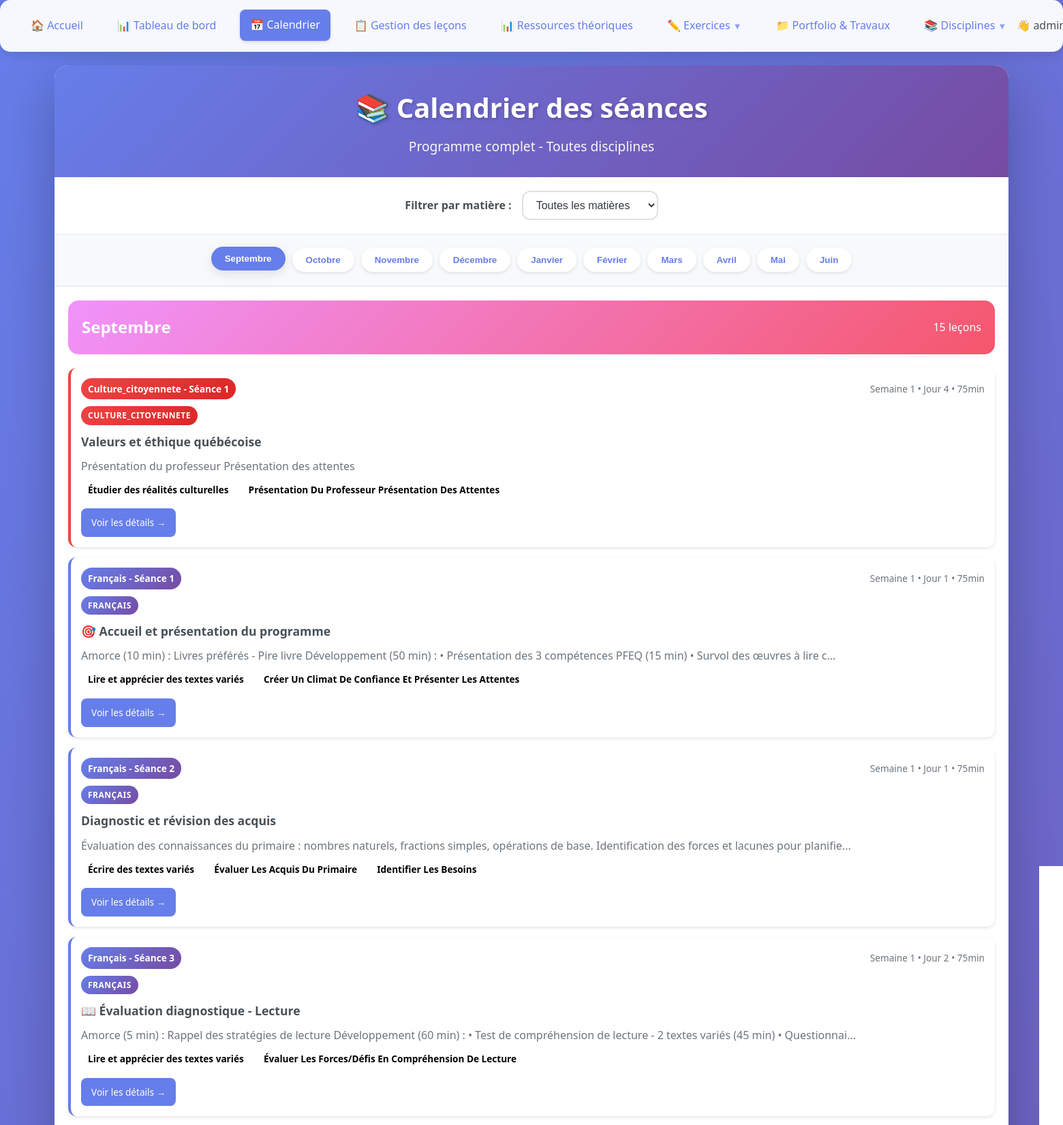
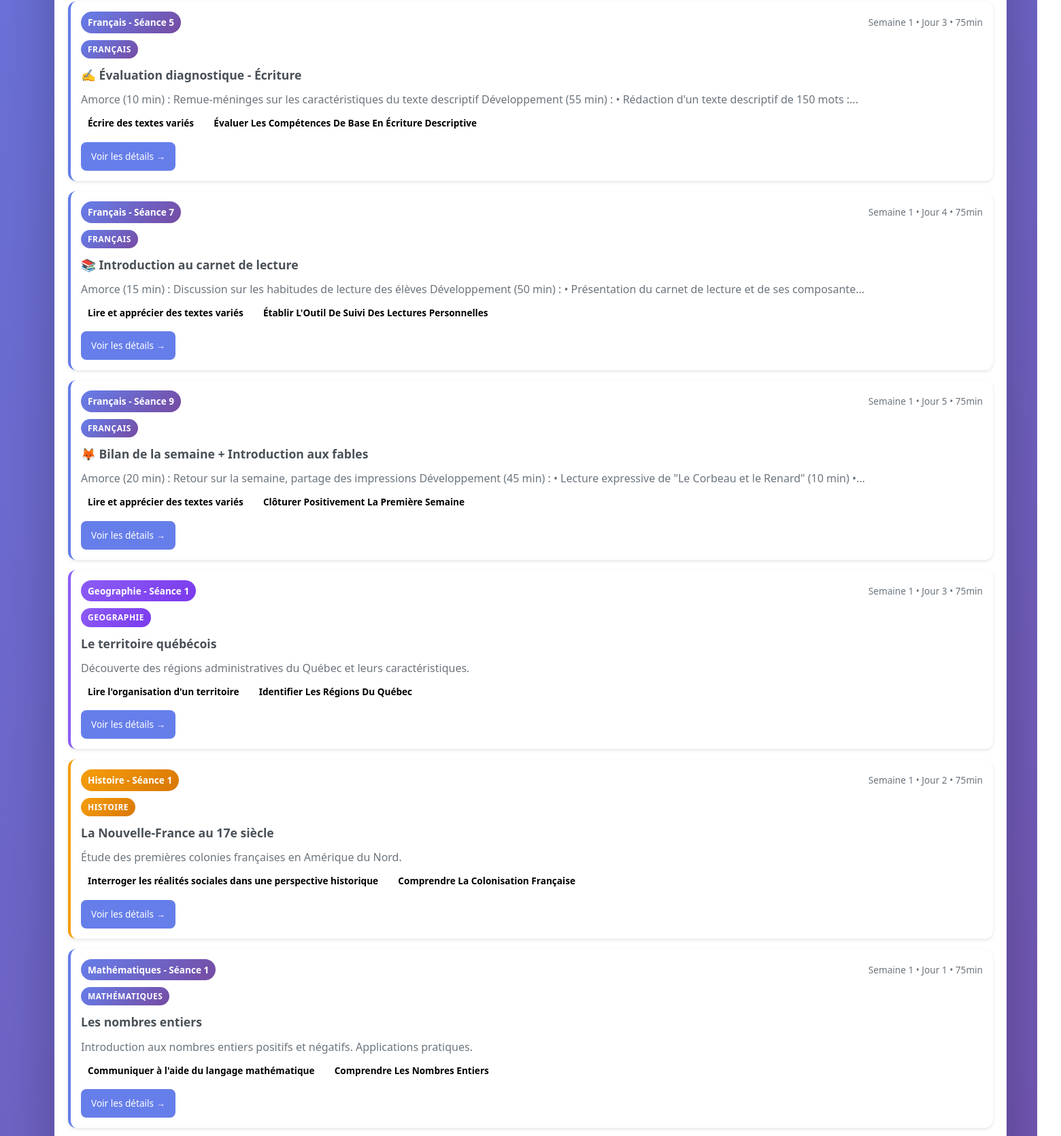
The app's page /calendar (signed in, upper part) with its own data (2 pictures, top to bottom).
### tables this page shows
CREATE TABLE lessons (
                id INTEGER PRIMARY KEY AUTOINCREMENT,
                lesson_number INTEGER NOT NULL,
                month TEXT NOT NULL,
                week_number INTEGER NOT NULL,
                day_number INTEGER NOT NULL,
                title TEXT NOT NULL,
                content TEXT,
                duration INTEGER DEFAULT 75,
                competences TEXT,
                materials TEXT,
                objectives TEXT,
                tags TEXT,
                created_at TIMESTAMP DEFAULT CURRENT_TIMESTAMP,
                updated_at TIMESTAMP DEFAULT CURRENT_TIMESTAMP
            , subject TEXT DEFAULT 'français', evaluation TEXT, homework TEXT, adaptations TEXT, notes TEXT);

### app.py (the view)
@app.route('/calendar')
def calendar():
    if 'user' not in session:
        return redirect(url_for('login'))
    filter_subject = request.args.get('subject', '')
    conn = sqlite3.connect(DB_FILE)
    c = conn.cursor()
    c.execute("SELECT DISTINCT subject FROM lessons WHERE subject IS NOT NULL ORDER BY subject")
    available_subjects = [row[0] for row in c.fetchall()]
    if filter_subject and filter_subject != 'all':
        c.execute("SELECT * FROM lessons WHERE subject=? ORDER BY lesson_number", (filter_subject,))
    else:
        c.execute("SELECT * FROM lessons ORDER BY subject, lesson_number")
    lessons = c.fetchall()
    conn.close()
    lessons_by_month = {}
    for lesson in lessons:
        month = lesson[2]
        if month not in lessons_by_month:
            lessons_by_month[month] = []
        lessons_by_month[month].append(lesson)
    return render_template('calendar.html',
                         lessons_by_month=lessons_by_month,
                         available_subjects=available_subjects,
                         current_filter=filter_subject)

### templates/calendar.html (shortened to what this page needs)
<!DOCTYPE html>
<html lang="fr">
<head>
    <link rel="stylesheet" href="{{ url_for('static', filename='css/dist/main.css') }}">
</head>
<body>
    {% include 'components/navigation.html' %}
    <div class="calendar-container">
        <div class="calendar-header">
            <h1>📚 Calendrier des séances</h1>
            <p>Programme complet - Toutes disciplines</p>
        </div>
        <div class="calendar-filters">
            <div class="filter-section">
                <label for="subject-filter">Filtrer par matière :</label>
                <select id="subject-filter" onchange="filterBySubject()">
                    <option value="all" {% if not current_filter or current_filter == 'all' %}selected{% endif %}>
                        Toutes les matières
                    </option>
                </select>
            </div>
        </div>
        <div class="calendar-navigation">
            <button class="nav-btn active" onclick="showSection('septembre')">Septembre</button>
            <button class="nav-btn" onclick="showSection('octobre')">Octobre</button>
            <button class="nav-btn" onclick="showSection('novembre')">Novembre</button>
            <button class="nav-btn" onclick="showSection('decembre')">Décembre</button>
            <button class="nav-btn" onclick="showSection('janvier')">Janvier</button>
            <button class="nav-btn" onclick="showSection('fevrier')">Février</button>
            <button class="nav-btn" onclick="showSection('mars')">Mars</button>
            <button class="nav-btn" onclick="showSection('avril')">Avril</button>
            <button class="nav-btn" onclick="showSection('mai')">Mai</button>
            <button class="nav-btn" onclick="showSection('juin')">Juin</button>
        </div>
        <div class="calendar-content">
            {% for month, lessons in lessons_by_month.items() %}
            <div id="{{ month }}" class="month-section {% if loop.first %}active{% endif %}">
                <div class="month-header">
                    <div class="month-title">{{ month.title() }}</div>
                    <div>{{ lessons|length }} leçons</div>
                </div>
                {% for lesson in lessons %}
                <div class="lesson-card discipline-{{ lesson[14] if lesson[14] else 'default' }}">
                    <div class="lesson-header">
                        <span class="lesson-number">{{ lesson[14]|title if lesson[14] else 'Général' }} - Séance {{ lesson[1] }}</span>
                        <span style="color: var(--gray-500); font-size: var(--font-size-sm);">
                            Semaine {{ lesson[3] }} • Jour {{ lesson[4] }} • {{ lesson[7] }}min
                        </span>
                    </div>
                    <div class="lesson-subject">
                        <span class="subject-tag">{{ lesson[14] if lesson[14] else 'Sans discipline' }}</span>
                    </div>
                    <div class="lesson-title">{{ lesson[5] }}</div>
                    <div class="lesson-preview">
                        {{ lesson[6][:150] }}{% if lesson[6]|length > 150 %}...{% endif %}
                    </div>
                    <div style="margin-bottom: var(--space-md);">
                        {% if lesson[8] %}
                            <span class="tag tag-{{ lesson[8].lower().replace(' ', '-') }}">{{ lesson[8] }}</span>
                        {% endif %}
                        {% if lesson[10] %}
                            {% for tag in lesson[10].split(',') %}
                                <span class="tag tag-{{ tag.strip() }}">{{ tag.strip().title() }}</span>
                            {% endfor %}
                        {% endif %}
                    </div>
                    <a href="{{ url_for('lesson_detail', lesson_id=lesson[0]) }}" class="lesson-link">
                        Voir les détails →
                    </a>
                </div>
                {% endfor %}
            </div>
            {% endfor %}
        </div>
    </div>
</body>
</html>

### records on screen
lessons: title "Septembre", lessons "15", subject "Culture_citoyennete", lesson_number "1", week_number "1", day_number "4", duration "75", subject "CULTURE_CITOYENNETE", title "Valeurs et éthique québécoise", content "Présentation du professeur Présentation des attentes", competences "Étudier des réalités culturelles", strip "Présentation Du Professeur Présentation Des Attentes"
lessons: subject "Français", lesson_number "1", week_number "1", day_number "1", duration "75", subject "FRANÇAIS", title "🎯 Accueil et présentation du programme", content "Amorce (10 min) : Livres préférés - Pire livre Développement (50 min) : • Présentation des 3 compétences PFEQ (15 min) • Survol des œuvres à lire c", competences "Lire et apprécier des textes variés", strip "Créer Un Climat De Confiance Et Présenter Les Attentes"
lessons: subject "Français", lesson_number "2", week_number "1", day_number "1", duration "75", subject "FRANÇAIS", title "Diagnostic et révision des acquis", content "Évaluation des connaissances du primaire : nombres naturels, fractions simples, opérations de base. Identification des forces et lacunes pour planifie", competences "Écrire des textes variés", strip "Évaluer Les Acquis Du Primaire" "Identifier Les Besoins"
lessons: subject "Français", lesson_number "3", week_number "1", day_number "2", duration "75", subject "FRANÇAIS", title "📖 Évaluation diagnostique - Lecture", content "Amorce (5 min) : Rappel des stratégies de lecture Développement (60 min) : • Test de compréhension de lecture - 2 textes variés (45 min) • Questionnai", competences "Lire et apprécier des textes variés", strip "Évaluer Les Forces/Défis En Compréhension De Lecture"
lessons: subject "Français", lesson_number "5", week_number "1", day_number "3", duration "75", subject "FRANÇAIS", title "✍️ Évaluation diagnostique - Écriture", content "Amorce (10 min) : Remue-méninges sur les caractéristiques du texte descriptif Développement (55 min) : • Rédaction d'un texte descriptif de 150 mots :", competences "Écrire des textes variés", strip "Évaluer Les Compétences De Base En Écriture Descriptive"
lessons: subject "Français", lesson_number "7", week_number "1", day_number "4", duration "75", subject "FRANÇAIS", title "📚 Introduction au carnet de lecture", content "Amorce (15 min) : Discussion sur les habitudes de lecture des élèves Développement (50 min) : • Présentation du carnet de lecture et de ses composante", competences "Lire et apprécier des textes variés", strip "Établir L'Outil De Suivi Des Lectures Personnelles"
lessons: subject "Français", lesson_number "9", week_number "1", day_number "5", duration "75", subject "FRANÇAIS", title "🦊 Bilan de la semaine + Introduction aux fables", content "Amorce (20 min) : Retour sur la semaine, partage des impressions Développement (45 min) : • Lecture expressive de \"Le Corbeau et le Renard\" (10 min) •", competences "Lire et apprécier des textes variés", strip "Clôturer Positivement La Première Semaine"
lessons: subject "Geographie", lesson_number "1", week_number "1", day_number "3", duration "75", subject "GEOGRAPHIE", title "Le territoire québécois", content "Découverte des régions administratives du Québec et leurs caractéristiques.", competences "Lire l'organisation d'un territoire", strip "Identifier Les Régions Du Québec"
lessons: subject "Histoire", lesson_number "1", week_number "1", day_number "2", duration "75", subject "HISTOIRE", title "La Nouvelle-France au 17e siècle", content "Étude des premières colonies françaises en Amérique du Nord.", competences "Interroger les réalités sociales dans une perspective historique", strip "Comprendre La Colonisation Française"
lessons: subject "Mathématiques", lesson_number "1", week_number "1", day_number "1", duration "75", subject "MATHÉMATIQUES", title "Les nombres entiers", content "Introduction aux nombres entiers positifs et négatifs. Applications pratiques.", competences "Communiquer à l'aide du langage mathématique", strip "Comprendre Les Nombres Entiers"
